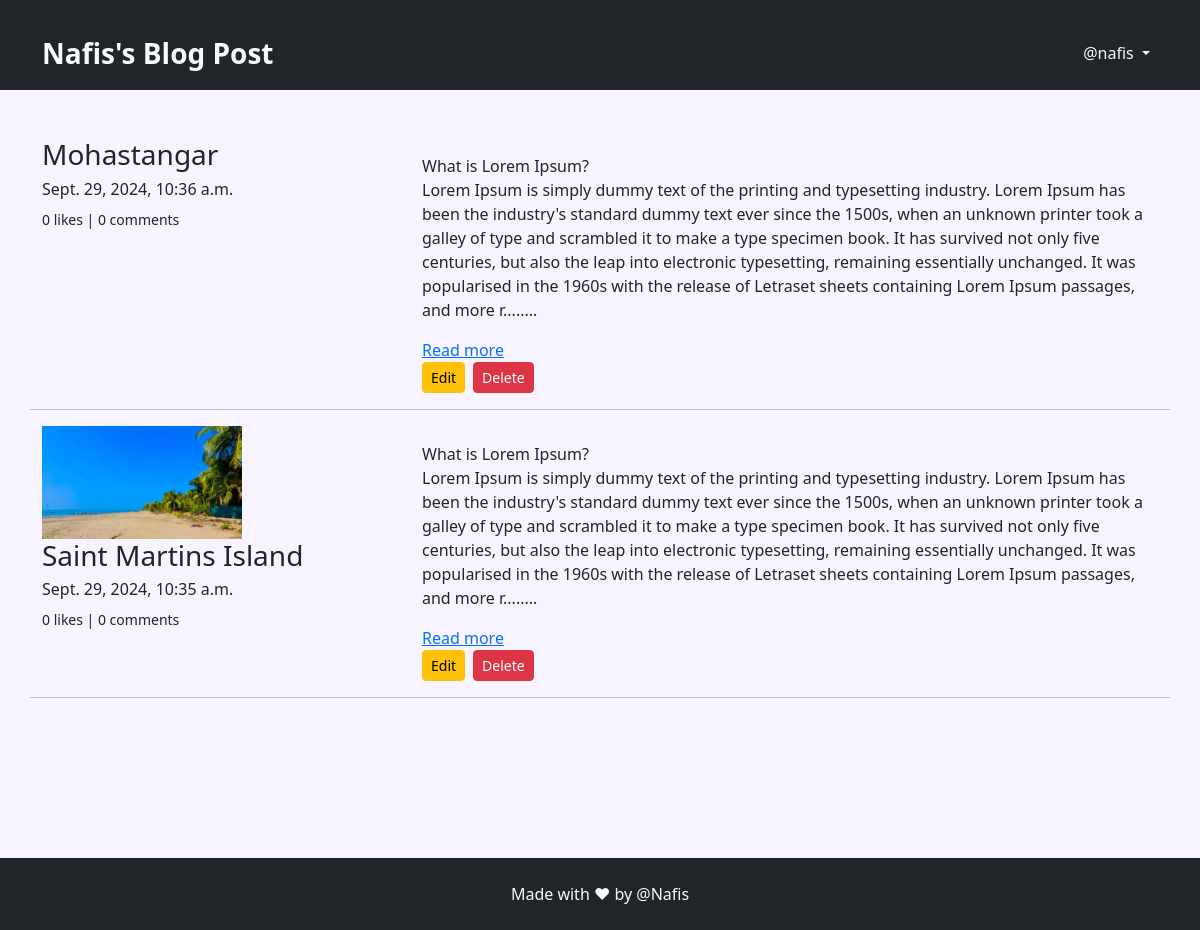
/blog/my-blogs/ (signed in), run on the app's committed database.
### App_Blog/models.py (models this page shows, shortened)
class Blog(models.Model):
    author = models.ForeignKey(User, on_delete=models.CASCADE, related_name='post_author')
    blog_title = models.CharField(max_length = 264, verbose_name = 'Put a Title')
    slug = models.CharField(max_length = 264, unique = True)
    category = models.CharField(max_length = 255, choices=CATEGORY_CHOICES, default='uncategorized')
    blog_content = models.TextField(verbose_name='What is on your mind?')
    blog_image = models.ImageField(upload_to='blog_images', verbose_name='Image')
    publish_date = models.DateTimeField(auto_now_add = True)
    update_date = models.DateTimeField(auto_now = True)
    class Meta:
        ordering = ['-publish_date']

### App_Blog/views.py (the view)
# urls.py: path('my-blogs/', views.MyBlogs.as_view(), name="my_blogs"),
class MyBlogs(LoginRequiredMixin, TemplateView):
    template_name = "App_Blog/my_blogs.html"

### App_Blog/templatetags/custom_filters.py (called while the page is built)
def range_filter(value):
    return value[0:500] + "........"

### templates/App_Blog/my_blogs.html (shortened to what this page needs)
{% extends "base.html" %}
{% load custom_filters %}
{% block body_block %}
{% for blog in user.post_author.all %}
<div class="row">
    <div class="col-sm-4">
        <img src="/media/{{blog.blog_image}}" class="img-fluid  d-block" width="200" alt="">
        <h3>{{ blog.blog_title }}</h3>
        <h6>{{ blog.publish_date }}</h6>
        <small>{{blog.liked_blog.count}} likes | {{blog.blog_comment.count }} comments</small>
    </div>
    <div class="col-sm-8">
        <p>{{ blog.blog_content|range_filter|linebreaks }}</p>
        <a href="{% url 'App_Blog:blog_details' slug=blog.slug %}">Read more</a>
        <div class="d-flex mb-3">
            <a href="{% url 'App_Blog:edit_blog' pk=blog.pk %}" class="btn btn-warning btn-sm ">Edit</a>
            <a href="{% url 'App_Blog:delete_blog' pk=blog.pk %}" class="btn btn-danger btn-sm  ms-2">Delete</a>
        </div>
    </div>
    <hr>
</div>
{% endfor %}
{% endblock  %}

### templates/base.html (shortened to what this page needs)
<!DOCTYPE html>
{% load static %}
<html lang="en">
<head>
    <link href="https://cdn.jsdelivr.net/npm/bootstrap@5.3.3/dist/css/bootstrap.min.css" rel="stylesheet">
    <link rel="stylesheet" href="https://cdnjs.cloudflare.com/ajax/libs/font-awesome/6.6.0/css/all.min.css" />
    <link rel="stylesheet" href="{% static 'css/styles.css' %}">
</head>
<body style="background-color:rgba(247, 244, 2371, 1)">
    <nav class="navbar navbar-expand-sm bg-dark navbar-dark">
        <div class="container">
            <li class="nav-item active">
                <a href="{% url 'index' %}" class="nav-link fw-bold text-light fs-3 pb-2">Nafis's Blog Post</a>
            </li>
            <ul class="navbar-nav ms-auto">
                    {% if user.is_authenticated %}
                    <li class="nav-item dropdown">
                        <a class="nav-link dropdown-toggle mt-3 text-light" href="#" role="button" data-bs-toggle="dropdown" aria-expanded="false">
                          @{{ user.username }}
                        </a>
                      </li>
                    {% endif %}
            </ul>
        </div>
    </nav>
    <div class="container pt-5">
        {% block body_block %}
        {% endblock  %}
    </div>
    <footer class="text-center bg-dark py-2 " style="max-height:100vh;margin-top:18vh">
        <p class="text-light pt-3">Made with &#10084; by @Nafis</p>
    </footer>
</body>
</html>

### data on the page
Blog: blog_title "Mohastangar", publish_date "Sept. 29, 2024, 10:36 a.m.", liked_blog.count "0", blog_comment.count "0", blog_content|range_filter "What is Lorem Ipsum? Lorem Ipsum is simply dummy text of the printing and typesetting industry. Lorem Ipsum has been the industry's standard dummy text ever since the 1500s, when an unknown printer took a galley of type and scrambled it to make a type specimen book. It has survived not only five centuries, but also the leap into electronic typesetting, remaining essentially unchanged. It was popularised in the 1960s with the release of Letraset sheets containing Lorem Ipsum passages, and more r........"
Blog: blog_image (picture), blog_title "Saint Martins Island", publish_date "Sept. 29, 2024, 10:35 a.m.", liked_blog.count "0", blog_comment.count "0", blog_content|range_filter "What is Lorem Ipsum? Lorem Ipsum is simply dummy text of the printing and typesetting industry. Lorem Ipsum has been the industry's standard dummy text ever since the 1500s, when an unknown printer took a galley of type and scrambled it to make a type specimen book. It has survived not only five centuries, but also the leap into electronic typesetting, remaining essentially unchanged. It was popularised in the 1960s with the release of Letraset sheets containing Lorem Ipsum passages, and more r........"

### other printed values
{{ user.username }} "nafis"
